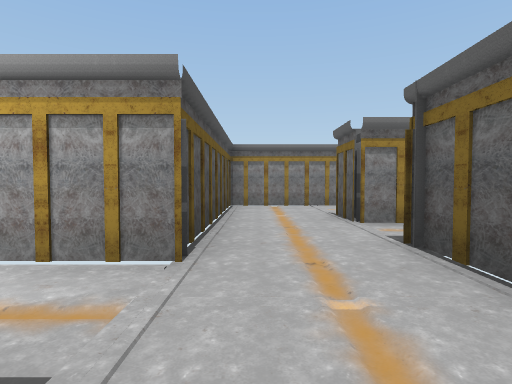
View 1 (above)

23 first-person views from a walk through a Unity game level. The camera is 1.2 m above the floor, tilts 2° down and sees 80° across. The floor is counted in squares, 2 m on a side. Each view is taken from the middle of a square. On the plan, view 1 faces up. The plan holds only what a view shows up to about 9 squares ahead; the rest is blank. Some animated figures are left out.

View 2
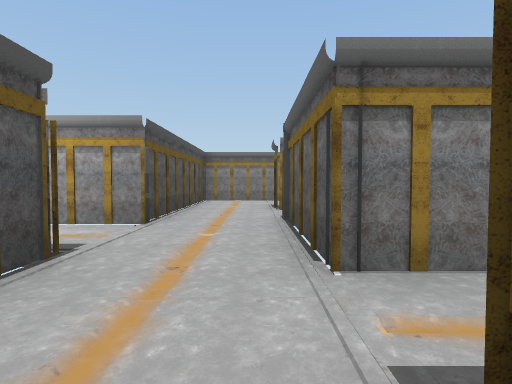

View 3
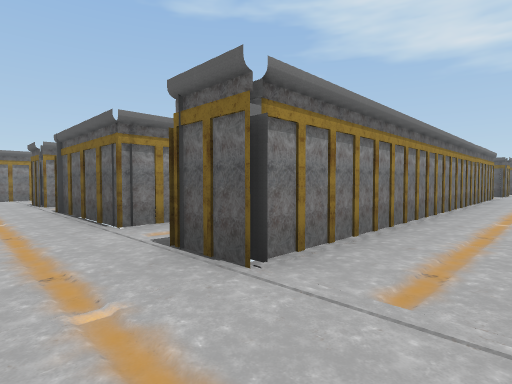

View 4
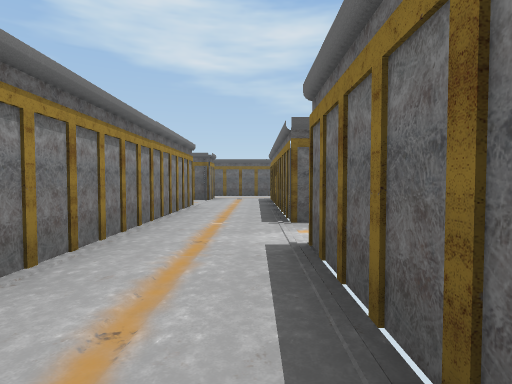

View 5
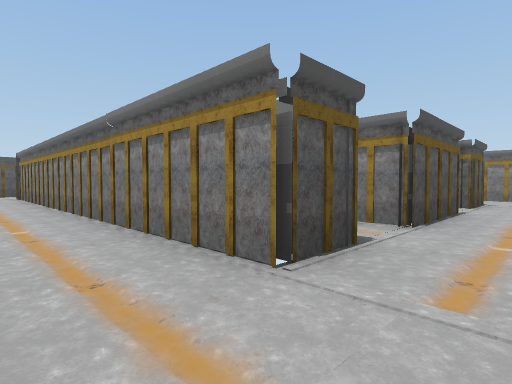

View 6
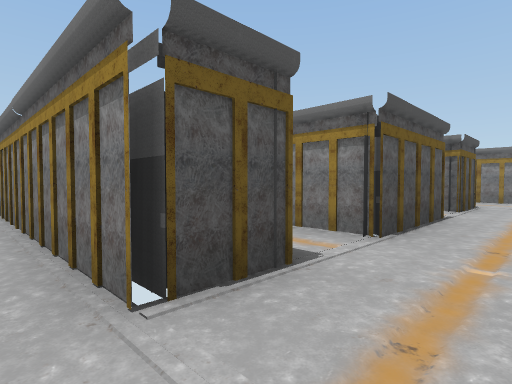

View 7
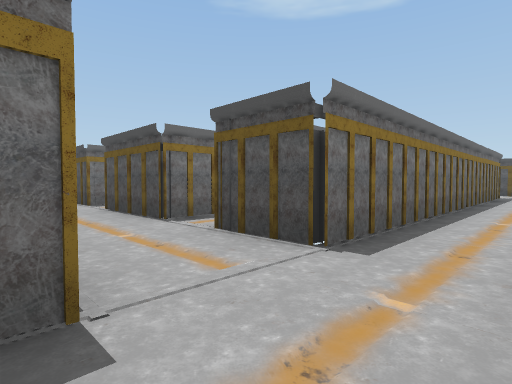

View 8
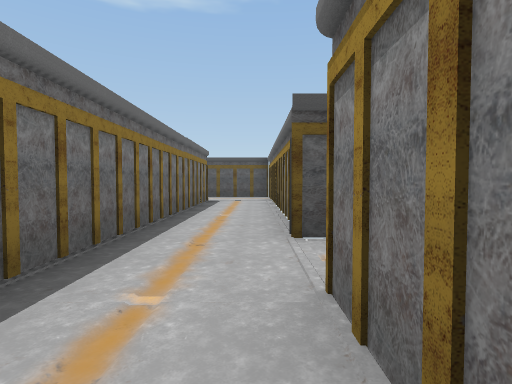

View 9
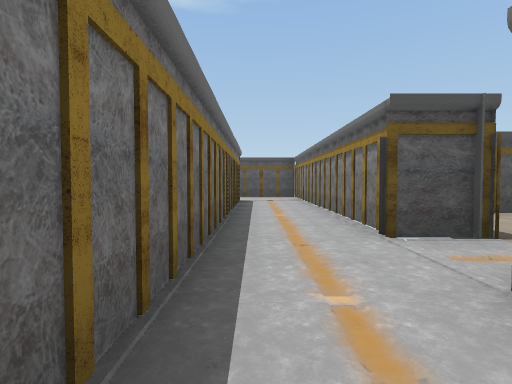

View 10
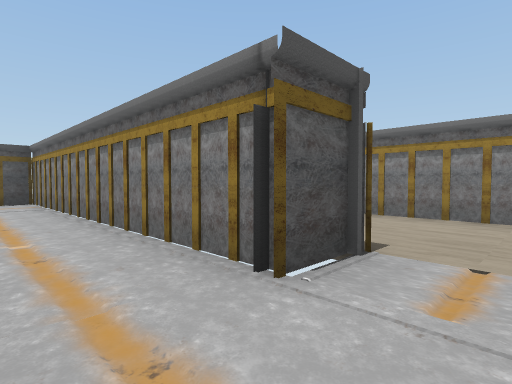

View 11
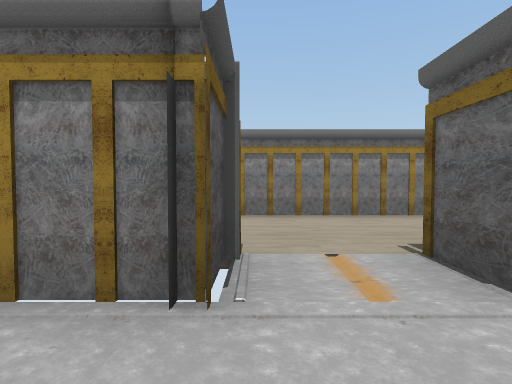

View 12
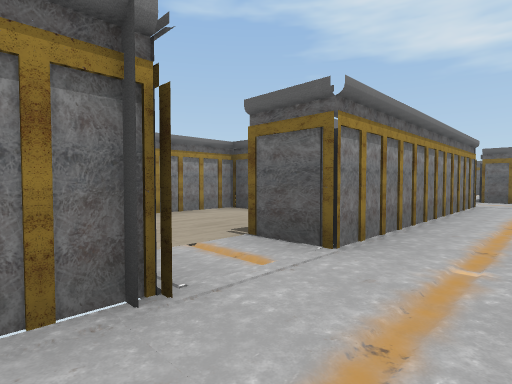

View 13
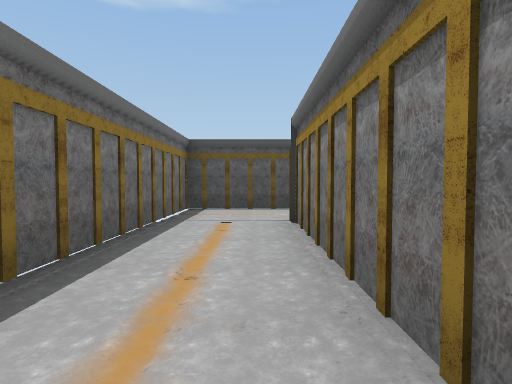

View 14
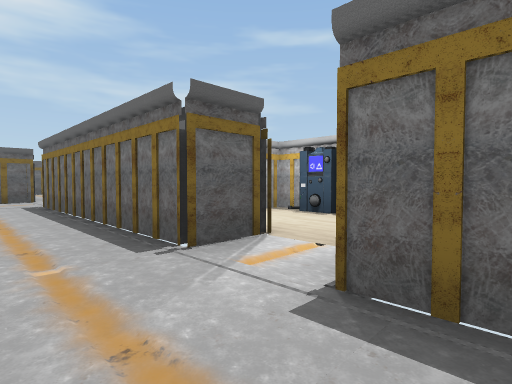

View 15
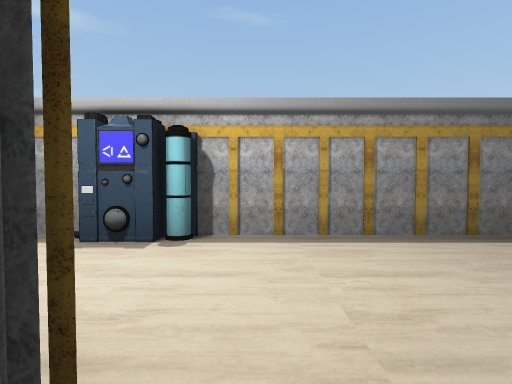

View 16
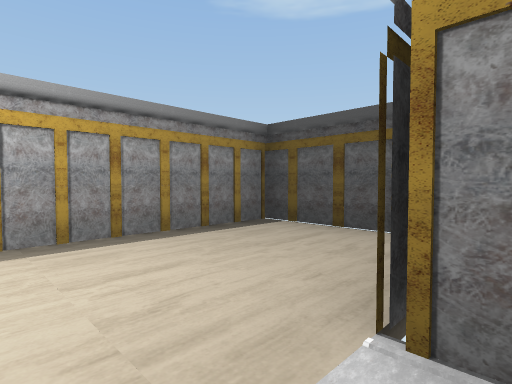

View 17
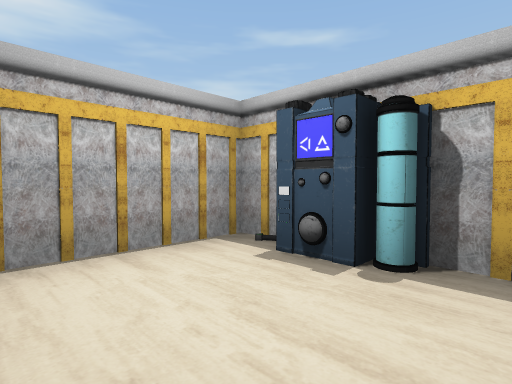

View 18
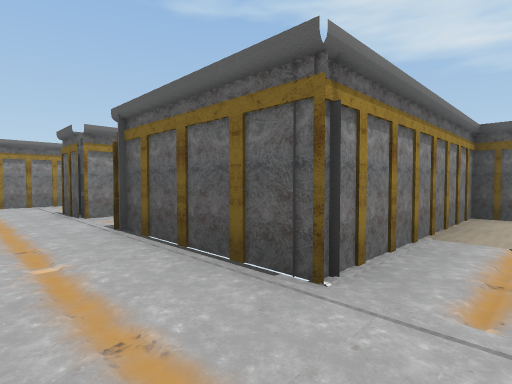

View 19
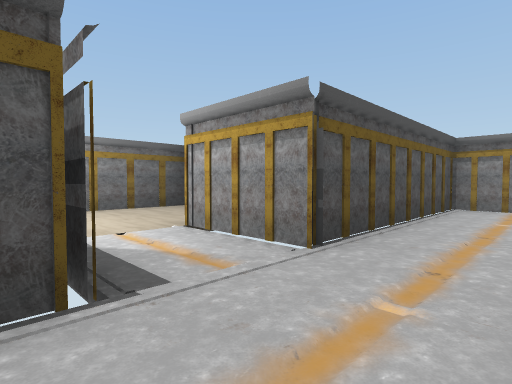

View 20
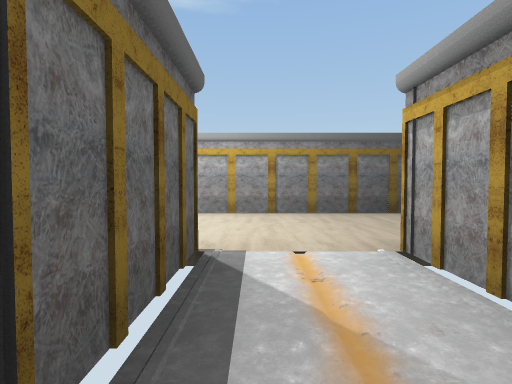

View 21
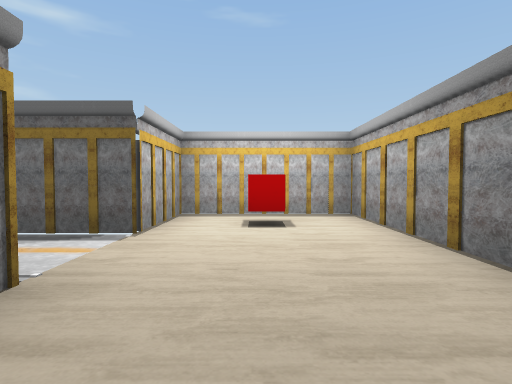

View 22
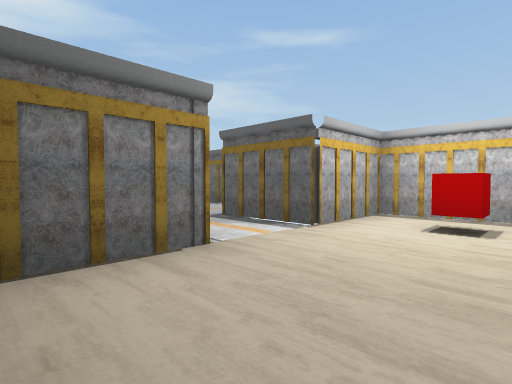

View 23
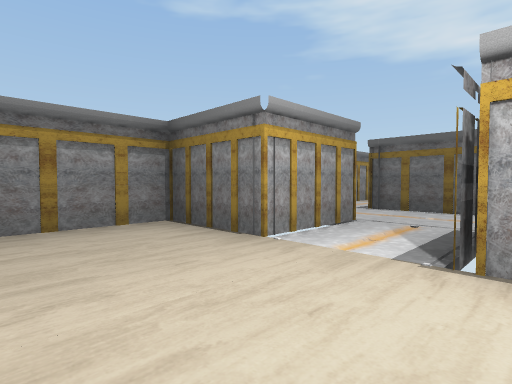

### Floor plan
Points are (right, up) in squares from view 1. A wall is a line through its corners. A room is listed if a view was taken in it or the views show most of it. See-through windows are left out.
Room 1 (views 1, 18, 19)
walls: (1.5, -1.5) (2.2, -1.5); (-0.6, 0.5) (-0.6, -0.1); (6, 0) (1.5, 0)
ways out: opening at (0.5, -2) to room 2; opening at (0.5, 0) to room 5
Room 2 (views 2, 3, 4, 5, 6, 8, 9, 10, 11, 12, 13, 14)
walls: (9.4, -4.5) (14.5, -4.5); (12.6, -1.3) (12.6, -2.4) (1.5, -2.4) (1.5, -1.5); (12.6, 2.5) (12.6, 0.2); (-0.6, -2.3) (-0.6, -4.5) (7.9, -4.5); (2.1, 5.5) (12.6, 5.5) (12.6, 4); (7.9, 8.6) (7.9, 7.5) (0.9, 7.5); (14.4, 7.5) (9.4, 7.5) (9.4, 8.5)
ways out: opening at (0.5, -2) to room 1; opening at (15, -3.5) to room 3; opening at (15, 6.5) to room 3; opening at (8.5, -5) to room 4; gap at (1, 6.5) to room 5; opening at (8.5, 8)
Room 3 (view 7)
walls: (14.5, 5.5) (15, 5.5); (17.5, 6.9) (17.5, 7.6); (15.4, 7.5) (14.4, 7.5); (17.5, -4.8) (17.5, -3.9); (14.5, -4.5) (15.5, -4.5)
ways out: opening at (15, -3.5) to room 2; opening at (15, 6.5) to room 2
Room 4 (views 15, 16, 17)
walls: (9.4, -5.5) (9.4, -4.5); (5.4, -6.4) (5.4, -8.4) (11.6, -8.4) (11.6, -6.1)
ways out: opening at (8.5, -5) to room 2
objects: other object (10, -8)
Room 5 (view 20)
walls: (1.5, 4.3) (1.5, 5.5); (1.5, 0) (1.5, 3); (0.9, 7.5) (-0.6, 7.5) (-0.6, 2.3)
ways out: opening at (0.5, 0) to room 1; gap at (1, 6.5) to room 2; opening at (-1.5, 1.5) to room 6
Room 6 (views 21, 22, 23)
walls: (-5.8, 4.2) (-5.8, -1.6) (-2.6, -1.6) (-2.6, 0.5) (-0.6, 0.5); (-0.6, 2.3) (-2.6, 2.3) (-2.6, 4.3) (-4.8, 4.3)
ways out: opening at (-1.5, 1.5) to room 5
objects: red cube (-4, 0)

Where each view was taken, in squares from view 1:
view 1: 0 up, 0 right, facing up
view 2: 2 down, 1 right, facing up
view 3: 4 down, 0 right, facing up-right
view 4: 4 down, 5 right, facing right
view 5: 4 down, 14 right, facing up-left
view 6: 3 down, 14 right, facing up-left
view 7: 7 up, 15 right, facing down-left
view 8: 7 up, 11 right, facing left
view 9: 6 up, 11 right, facing left
view 10: 6 up, 9 right, facing up-left
view 11: 6 up, 8 right, facing up
view 12: 6 up, 7 right, facing up-right
view 13: 3 down, 6 right, facing left
view 14: 3 down, 7 right, facing down-right
view 15: 5 down, 9 right, facing down
view 16: 5 down, 9 right, facing down-left
view 17: 6 down, 9 right, facing down-right
view 18: 1 down, 0 right, facing up-right
view 19: 0 up, 1 right, facing up-left
view 20: 1 up, 0 right, facing left
view 21: 4 up, 4 left, facing down
view 22: 4 up, 5 left, facing down-right
view 23: 0 up, 5 left, facing up-right
